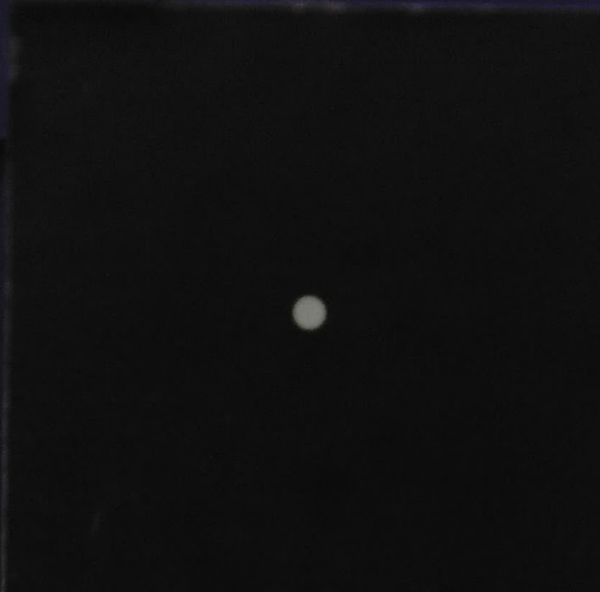
#> input picture pinhole_sample.png, 600 x 592 px
$ jupyter execute pinhole_image_detection.ipynb
#> lines starting #> are read from the running program, lines starting #| are printed output that depends on the picture; after the words box and inside, x2 and y2 are one past the last pixel; in counts of white or black regions, pixels touching at a corner belong together; long printed decimals are rounded
[cell 1]
import numpy as np
import matplotlib.pyplot as plt
from scipy import ndimage
from scipy.optimize import curve_fit
from PIL import Image
import os

img_path = os.path.join(os.getcwd(), "pinhole_sample.png")
img = np.array(Image.open(img_path).convert("L"), dtype=np.float64)

# Find the centroid of the bright spot
cy, cx = np.unravel_index(np.argmax(img), img.shape)
#> cy = 310; cx = 315

# Crop region around the spot
half = 64
r0, r1 = int(cy) - half, int(cy) + half
#> r0 = 246; r1 = 374
c0, c1 = int(cx) - half, int(cx) + half
#> c0 = 251; c1 = 379
crop = img[r0:r1, c0:c1]
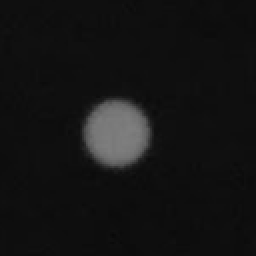
#> crop: shape (128, 128) float64 (shown 2 times larger); min 8, max 127, mean 19.9

# Subtract background & clip negatives
bg = np.percentile(crop, 5) # takes lowest 5% pixels as bg
#> bg = 13
crop = np.clip(crop - bg, 0, None) # subtract bg value from every pixel, anything negative is clipped to 0

# Normalise so the PSF sums to 1
# psf is a 2d array of floats
psf = crop / crop.sum()     # actual psf from picture
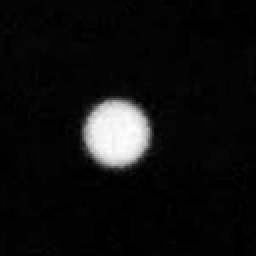
#> psf: shape (128, 128) float64 (shown 2 times larger); min 0, max 0.001, mean 6.1e-05; drawn with min black and max white

# Construct a perfect, aberration free psf
# xy is a coordinate grid
def gaussian_2d(xy, amp, x0, y0, sigma_x, sigma_y, offset):
    x, y = xy
    return (offset + amp * np.exp(
        -((x - x0)**2 / (2 * sigma_x**2) +  # how far each pixel is from center in x
          (y - y0)**2 / (2 * sigma_y**2))   # how far each pixel is from center in y
    )).ravel()
# .ravel() flattens 2D to 1D

def fit_gaussian_psf(psf, match_peak=None):
    """Returns popt = [amp, x0, y0, sigma_x, sigma_y, offset]"""
    y_idx, x_idx = np.indices(psf.shape)
    psf_norm = psf / psf.sum()

    cy0, cx0 = ndimage.center_of_mass(psf)  # center
    sx0 = np.sqrt(np.sum(psf_norm * (x_idx - cx0)**2))  # wide - x
    sy0 = np.sqrt(np.sum(psf_norm * (y_idx - cy0)**2))  # wide - y

    # safeguard
    sx0 = max(sx0, 0.5)
    sy0 = max(sy0, 0.5)

    p0 = [psf.max(), cx0, cy0, sx0, sy0, 0.0]
    bounds = (
        [0,   0,   0,   0.3, 0.3, -0.01],
        [np.inf, psf.shape[1], psf.shape[0], psf.shape[1], psf.shape[0], 0.01]
    )

    try:    # scipy
        popt, pcov = curve_fit(
            gaussian_2d, (y_idx, x_idx), psf.ravel(),
            p0=p0, bounds=bounds, maxfev=50_000
        )
        perr = np.sqrt(np.diag(pcov))
    except RuntimeError as e:
        print(f"Gaussian fit failed: {e}")
        print("Falling back to moment-based estimates.")
        popt, perr = np.array(p0), np.full(6, np.nan)

    # Build the fitted Gaussian image
    psf_gauss = gaussian_2d((y_idx, x_idx), *popt).reshape(psf.shape)
    psf_gauss = np.clip(psf_gauss, 0, None)
    psf_gauss /= psf_gauss.sum()            # normalise first

    if match_peak is not None:
        psf_gauss = psf_gauss * (match_peak / psf_gauss.max())  # rescale peak

    return psf_gauss, popt, perr

def plot_psf():
    psf_gauss, popt, perr = fit_gaussian_psf(psf, match_peak=psf.max())
#> in fit_gaussian_psf, `cy0, cx0 = ndimage.center_of_mass(psf)`: cy0 = 64.31; cx0 = 58.89
#> in fit_gaussian_psf, `sx0 = np.sqrt(np.sum(psf_norm * (x_idx - cx0)**2))`: sx0 = 18.62
#> in fit_gaussian_psf, `sy0 = np.sqrt(np.sum(psf_norm * (y_idx - cy0)**2))`: sy0 = 17.75
#> in fit_gaussian_psf, `p0 = [psf.max(), cx0, cy0, sx0, sy0, 0.0]`: p0 = [0.001, 58.89, 64.31, 18.62, 17.75, 0]
#> in fit_gaussian_psf, `popt, pcov = curve_fit( gaussian_2d, (y_idx, x_idx), psf.ravel(), p0=p..`: popt = [0.00132, 66.3, 58.06, 10.54, 10.36, 5.81e-06]; pcov = [[1.89e-11, 7.05e-15, 6.26e-15, -7.55e-08, -7.42e-08, -1.75e-19], [7.05e-15, 0.00121, -3.38e-14, -5.8e-11, -2.48e-12, 1.35e-16], [6.26e-15, -3.38e-14, 0.00116, 4.92e-12, -4.4e-11, -3.32e-16], [-7.55e-08, -5.8e-11, 4.92e-12, 0.00127, 5.96e-05, -3.8e-09], [-7.42e-08, -2.48e-12, -4.4e-11, 5.96e-05, 0.00122, -3.73e-09], [-1.75e-19, 1.35e-16, -3.32e-16, -3.8e-09, -3.73e-09, 2.38e-13]]
#> in fit_gaussian_psf, `perr = np.sqrt(np.diag(pcov))`: perr = [4.35e-06, 0.0347, 0.0341, 0.0356, 0.035, 4.87e-07]
#> in fit_gaussian_psf, `psf_gauss = gaussian_2d((y_idx, x_idx), *popt).reshape(psf.shape)`:
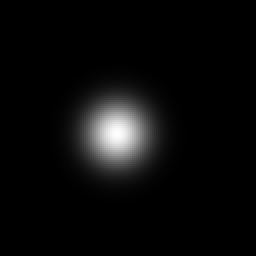
#> psf_gauss: shape (128, 128) float64 (shown 2 times larger); min 5.81e-06, max 0.00132, mean 6.1e-05; drawn with min black and max white
    print(f"σ_x = {popt[3]:.2f} ± {perr[3]:.2f} px")
    print(f"σ_y = {popt[4]:.2f} ± {perr[4]:.2f} px")
    print(f"FWHM_x = {2.355*popt[3]:.2f} px,  FWHM_y = {2.355*popt[4]:.2f} px")

    np.save("psf_empirical.npy", psf)
    np.save("psf_gaussian.npy",  psf_gauss)

    fig, axes = plt.subplots(1, 3, figsize=(14, 4))
    axes[0].imshow(img,       cmap="gray");      axes[0].set_title("Raw image")
    axes[1].imshow(psf,       cmap="hot");       axes[1].set_title("Empirical PSF")
    axes[2].imshow(psf_gauss, cmap="hot");       axes[2].set_title("Gaussian fit PSF")
    for ax in axes:
        ax.axis("off")
    plt.tight_layout()
    plt.savefig("psf_comparison.png", dpi=150)
    plt.show()

plot_psf()
#> in plot_psf, `psf_gauss, popt, perr = fit_gaussian_psf(psf, match_peak=psf.max())`: popt = [0.00132, 66.3, 58.06, 10.54, 10.36, 5.81e-06]
#| σ_x = 10.54 ± 0.04 px
#| σ_y = 10.36 ± 0.03 px
#| FWHM_x = 24.82 px,  FWHM_y = 24.39 px

[cell 2]
import numpy as np
from scipy import ndimage
import matplotlib.pyplot as plt

# Function to create a top-hat PSF
def make_tophat_psf(shape, cx, cy, radius, match_peak=None):
    y_idx, x_idx = np.indices(shape)
    dist = np.sqrt((x_idx - cx)**2 + (y_idx - cy)**2)
    tophat = (dist <= radius).astype(np.float64)
    tophat /= tophat.sum()

    if match_peak is not None:
        tophat = tophat * (match_peak / tophat.max())  # Rescale peak

    return tophat

# Function to calculate the center and radius of the PSF
def calculate_psf_properties(psf):
    threshold = psf.max() * 0.1  # Only use pixels > 10% of peak
    masked_psf = np.where(psf > threshold, psf, 0)
    cy0, cx0 = ndimage.center_of_mass(masked_psf)
    cy_i = int(round(cy0))
    cx_i = int(round(cx0))

    # Estimate radius from pixels above 50% of peak
    above_half = psf > (psf.max() * 0.5)
    radius_px = np.sqrt(above_half.sum() / np.pi)
    print(f"Estimated radius from HM: {radius_px:.2f} px")

    return cx0, cy0, cx_i, cy_i, radius_px

# Function to calculate residuals
def calculate_residuals(psf, psf_tophat, psf_gauss):
    residuals = {
        "empirical_tophat": psf - psf_tophat,
        "gaussian_tophat": psf_gauss - psf_tophat,
        "tophat_gaussian": psf_tophat - psf_gauss,
        "empirical_gaussian": psf - psf_gauss,
        "tophat_empirical": psf_tophat - psf,
    }
    return residuals

# Function to evaluate Criteria 1
def evaluate_criteria_1(psf_tophat, psf):
    res_th_emp_2d = psf_tophat - psf
    tophat_mask = psf_tophat > 0

    psf_tophat_masked = psf_tophat * tophat_mask
    res_masked = np.abs(res_th_emp_2d) * tophat_mask

    th_area = np.trapezoid(np.trapezoid(psf_tophat_masked, axis=1), axis=0)
    cri1_res_area = np.trapezoid(np.trapezoid(res_masked, axis=1), axis=0)
    cri1_error = cri1_res_area / th_area

    print("Top Hat PSF Area:    ", th_area)
    print("Residual Area:       ", cri1_res_area)
    print("Criteria 1 Error:    ", f"{cri1_error * 100:.2f}%")
    print("Passes (within 10%):", cri1_error < 0.10)

# Function to plot results
def plot_results(psf, psf_gauss, psf_tophat, residuals, cx_i, cy_i, radius_px):
    fig = plt.figure(figsize=(20, 12))
    fig.suptitle("Criteria 2a - Volume under the curve of ADU vs. x and y", fontsize=14, fontweight="bold")
    gs = fig.add_gridspec(2, 4, hspace=0.4, wspace=0.35)

    # Plot PSF images
    titles = ["Empirical", "Gaussian fit", "Top-hat (ideal)", "Top-hat - Emp (residual)"]
    images = [psf, psf_gauss, psf_tophat, residuals["tophat_empirical"]]
    cmaps = ["hot", "hot", "hot", "bwr"]

    for i, (title, data, cmap) in enumerate(zip(titles, images, cmaps)):
        ax = fig.add_subplot(gs[0, i])
        vmax = np.abs(data).max()
        vmin = -vmax if cmap == "bwr" else 0
        im = ax.imshow(data, cmap=cmap, origin="lower", vmin=vmin, vmax=vmax)
        ax.set_title(title, fontsize=11)
        ax.set_xlabel("x (px)")
        ax.set_ylabel("y (px)")
        plt.colorbar(im, ax=ax, fraction=0.046, pad=0.04)

    # Plot horizontal and vertical profiles
    x_ax = np.arange(psf.shape[1]) - cx_i
    y_ax = np.arange(psf.shape[0]) - cy_i

    ax_h = fig.add_subplot(gs[1, 0])  # Horizontal profile
    ax_v = fig.add_subplot(gs[1, 1])  # Vertical profile
    ax_r = fig.add_subplot(gs[1, 2:4])  # Residuals

    for ax, prof_ax, label in [(ax_h, x_ax, "Horizontal"), (ax_v, y_ax, "Vertical")]:
        emp = psf[cy_i, :] if label == "Horizontal" else psf[:, cx_i]
        gau = psf_gauss[cy_i, :] if label == "Horizontal" else psf_gauss[:, cx_i]
        th = psf_tophat[cy_i, :] if label == "Horizontal" else psf_tophat[:, cx_i]

        ax.plot(prof_ax, emp, color="steelblue", lw=2, label="Empirical")
        ax.plot(prof_ax, gau, color="tomato", lw=2, ls="--", label="Gaussian")
        ax.step(prof_ax, th, color="green", lw=2, where="mid", label="Top-hat")
        ax.set_title(f"{label} Profile")
        ax.set_xlabel("offset (px)")
        ax.set_ylabel("Normalized intensity")
        ax.legend()
        ax.grid(alpha=0.3)
        ax.set_xlim(-40, 40)

    # Plot residuals
    ax_r.plot(x_ax, residuals["tophat_empirical"][cy_i, :], color="tomato", lw=2, ls="--", label="Top hat - Emp")
    ax_r.axhline(0, color="black", lw=0.8, ls=":")
    ax_r.set_title("Residuals")
    ax_r.set_xlabel("offset (px)")
    ax_r.set_ylabel("difference")
    ax_r.axvline(x=-radius_px, color="green", lw=1.5, ls="--", label="Top-hat boundary")
    ax_r.axvline(x=+radius_px, color="green", lw=1.5, ls="--")
    ax_r.legend()
    ax_r.grid(alpha=0.3)
    ax_r.set_xlim(-40, 40)

    plt.savefig("psf_tophat_analysis.png", dpi=150, bbox_inches="tight")
    plt.show()

# Main execution
cx0, cy0, cx_i, cy_i, radius_px = calculate_psf_properties(psf)
#> in calculate_psf_properties, `threshold = psf.max() * 0.1`: threshold = 0.0001
#> in calculate_psf_properties, `cy0, cx0 = ndimage.center_of_mass(masked_psf)`: cy0 = 66.3; cx0 = 58.01
#> in calculate_psf_properties, `cy_i = int(round(cy0))`: cy_i = 66
#> in calculate_psf_properties, `cx_i = int(round(cx0))`: cx_i = 58
#> in calculate_psf_properties, `above_half = psf > (psf.max() * 0.5)`:
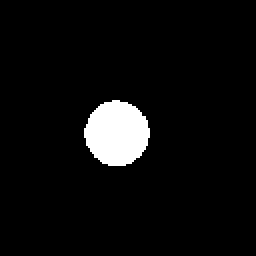
#> above_half: shape (128, 128) bool (shown 2 times larger); 5.1% white; 1 white region, box (x1, y1, x2, y2) and area: (42, 50, 75, 83) 830
#> in calculate_psf_properties, `radius_px = np.sqrt(above_half.sum() / np.pi)`: radius_px = 16.25
#| Estimated radius from HM: 16.25 px
#> cx0 = 58.01; cy0 = 66.3; cx_i = 58; cy_i = 66; radius_px = 16.25
psf_tophat = make_tophat_psf(psf.shape, cx0, cy0, radius_px, match_peak=psf.max())
#> in make_tophat_psf, `dist = np.sqrt((x_idx - cx)**2 + (y_idx - cy)**2)`:
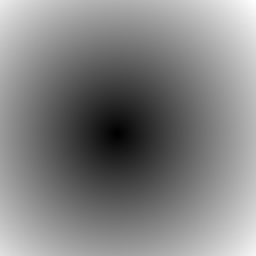
#> dist: shape (128, 128) float64 (shown 2 times larger); min 0.302, max 95.68, mean 49.2; drawn with min black and max white
#> in make_tophat_psf, `tophat = (dist <= radius).astype(np.float64)`: tophat: shape (128, 128) float64; values 0 (black) and 1 (white), 5.1% white; 1 white region, box (x1, y1, x2, y2) and area: (42, 51, 75, 83) 830
#> in make_tophat_psf, `tophat /= tophat.sum()`:
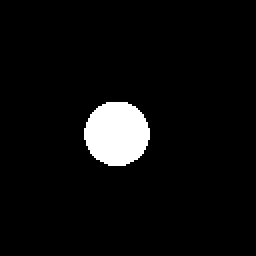
#> tophat: shape (128, 128) float64 (shown 2 times larger); values 0 (black) and 0.0012 (white), 5.1% white; 1 white region, box (x1, y1, x2, y2) and area: (42, 51, 75, 83) 830
psf_gauss, popt, perr = fit_gaussian_psf(psf, match_peak=psf.max())
#> popt = [0.00132, 66.3, 58.06, 10.54, 10.36, 5.81e-06]
residuals = calculate_residuals(psf, psf_tophat, psf_gauss)
#> residuals = 5 items

evaluate_criteria_1(psf_tophat, psf)
#> in evaluate_criteria_1, `res_th_emp_2d = psf_tophat - psf`:
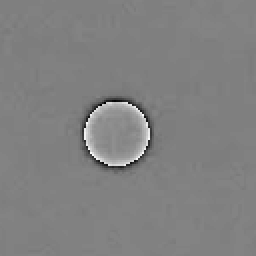
#> res_th_emp_2d: shape (128, 128) float64 (shown 2 times larger); min -0.000588, max 0.000552, mean -1.04e-05; drawn with min black and max white
#> in evaluate_criteria_1, `res_masked = np.abs(res_th_emp_2d) * tophat_mask`:
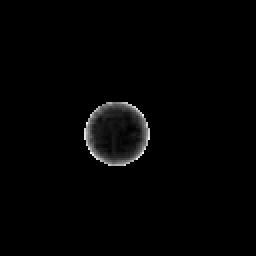
#> res_masked: shape (128, 128) float64 (shown 2 times larger); min 0, max 0.000552, mean 6.89e-06; drawn with min black and max white
#> in evaluate_criteria_1, `th_area = np.trapezoid(np.trapezoid(psf_tophat_masked, axis=1), axis=0)`: th_area = 0.83
#> in evaluate_criteria_1, `cri1_res_area = np.trapezoid(np.trapezoid(res_masked, axis=1), axis=0)`: cri1_res_area = 0.113
#> in evaluate_criteria_1, `cri1_error = cri1_res_area / th_area`: cri1_error = 0.136
#| Top Hat PSF Area:     0.8297
#| Residual Area:        0.113
#| Criteria 1 Error:     13.61%
#| Passes (within 10%): False
plot_results(psf, psf_gauss, psf_tophat, residuals, cx_i, cy_i, radius_px)
#> the loop in plot_results, `for i, (title, data, cmap) in enumerate(zip(titles, images, cmaps)):` made 4 passes
#> (title, cmap, vmax, vmin) on passes 1 to 4: ('Empirical', 'hot', 0.001, 0), ('Gaussian fit', 'hot', 0.001, 0), ('Top-hat (ideal)', 'hot', 0.001, 0), ('Top-hat - Emp (residual)', 'bwr', 0.000588, -0.000588)
#> in plot_results, `x_ax = np.arange(psf.shape[1]) - cx_i`: x_ax = 128 values from -58 to 69
#> in plot_results, `y_ax = np.arange(psf.shape[0]) - cy_i`: y_ax = 128 values from -66 to 61
#> the loop in plot_results, `for ax, prof_ax, label in [(ax_h, x_ax, "Horizontal"), (ax_v, y_ax, "V..` made 2 passes
#> label on passes 1 to 2: 'Horizontal', 'Vertical'
#> in plot_results, `plt.savefig("psf_tophat_analysis.png", dpi=150, bbox_inches="tight")`:
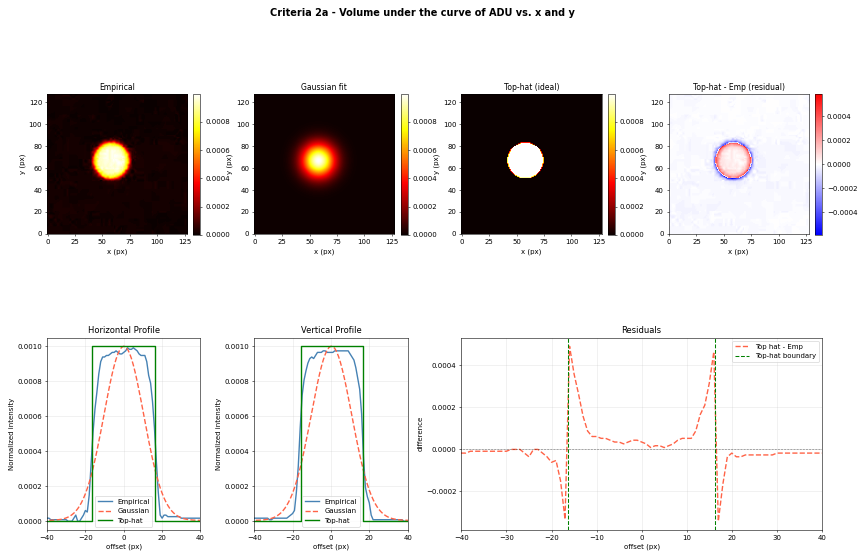
#> figure drawn by matplotlib, 11 panels; panel 9: curve peaks at x = 2, y = 0.000991; panel 9: curve peaks at x = 0, y = 0.001; panel 9: curve peaks at x = -16, y = 0.001; panel 10: curve peaks at x = -4, y = 0.000973

### Criteria 2b: Slope of bounds

[cell 3]
def bounds_slope(res_th_emp, cx_i, radius_px):
    # If res_th_emp is 2D, take a horizontal slice through the center row
    if res_th_emp.ndim == 2:
        cy_i = res_th_emp.shape[0] // 2
        profile = res_th_emp[cy_i, :]
    else:
        profile = res_th_emp

    x_left  = max(0, cx_i - int(round(radius_px)))
    x_right = min(len(profile) - 1, cx_i + int(round(radius_px)))

    grad = np.gradient(profile)

    # Slope at the edges
    slope_left  = grad[x_left]
    slope_right = grad[x_right]

    print(f"Slope at left edge:  {slope_left:.4f}")
    print(f"Slope at right edge: {slope_right:.4f}")

    # ------ Plot ------

    fig, axes = plt.subplots(1, 2, figsize=(14, 5))

    x_ax = np.arange(len(profile)) - cx_i

    # Left plot: residual profile
    axes[0].plot(x_ax, profile, color="tomato", lw=2)
    axes[0].axvline(x=x_left  - cx_i, color="green", lw=1.5, ls="--", label="Top-hat boundary")
    axes[0].axvline(x=x_right - cx_i, color="green", lw=1.5, ls="--")
    axes[0].axhline(0, color="black", lw=0.8, ls=":")
    axes[0].set_title("Residual (Top-hat − Empirical)")
    axes[0].set_xlabel("offset (px)"); axes[0].set_ylabel("difference")
    axes[0].legend(); axes[0].grid(alpha=0.3)

    # Right plot: gradient of residual
    axes[1].plot(x_ax, grad, color="steelblue", lw=2)
    axes[1].scatter([x_left - cx_i, x_right - cx_i],
                    [grad[x_left], grad[x_right]],
                    color="red", zorder=5, label="Edge slopes")
    axes[1].axvline(x=x_left  - cx_i, color="green", lw=1.5, ls="--", label="Top-hat boundary")
    axes[1].axvline(x=x_right - cx_i, color="green", lw=1.5, ls="--")
    axes[1].axhline(0, color="black", lw=0.8, ls=":")
    axes[1].set_title("Gradient of Residual")
    axes[1].set_xlabel("offset (px)"); axes[1].set_ylabel("slope")
    axes[1].legend(); axes[1].grid(alpha=0.3)

    plt.tight_layout()
    plt.savefig("residual_gradient.png", dpi=150, bbox_inches="tight")
    plt.show()


res_th_emp = psf_tophat - psf
bounds_slope(res_th_emp, cx_i, radius_px)
#> in bounds_slope, `profile = res_th_emp[cy_i, :]`: profile = 128 values, max 0.000474 at index 42, min -0.000324 at index 41, mean 7.81e-06
#> in bounds_slope, `x_left  = max(0, cx_i - int(round(radius_px)))`: x_left = 42
#> in bounds_slope, `x_right = min(len(profile) - 1, cx_i + int(round(radius_px)))`: x_right = 74
#> in bounds_slope, `grad = np.gradient(profile)`: grad = 128 values, max 0.000329 at index 42, min -0.000294 at index 74, mean 2.12e-22
#> in bounds_slope, `slope_left  = grad[x_left]`: slope_left = 0.000329
#> in bounds_slope, `slope_right = grad[x_right]`: slope_right = -0.000294
#| Slope at left edge:  0.0003
#| Slope at right edge: -0.0003
#> in bounds_slope, `x_ax = np.arange(len(profile)) - cx_i`: x_ax = 128 values from -58 to 69
#> in bounds_slope, `plt.savefig("residual_gradient.png", dpi=150, bbox_inches="tight")`:
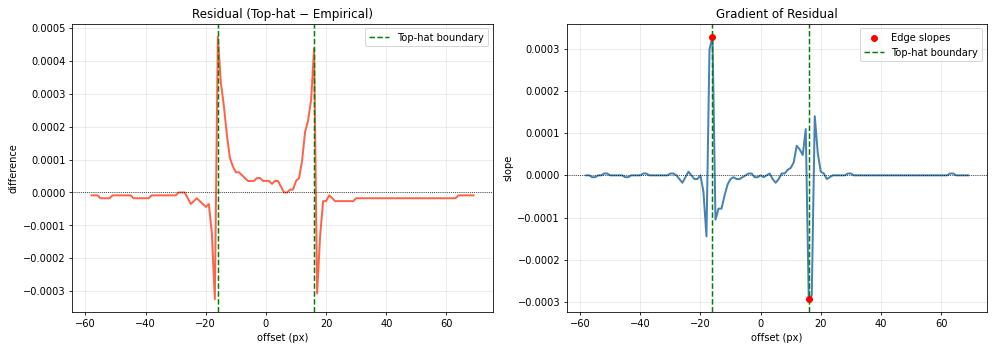
#> figure drawn by matplotlib, 2 panels; panel 1: curve peaks at x = -16, y = 0.000474; panel 2: curve peaks at x = -16, y = 0.000329

### Criteria 2c: Asymmetricness of PSF slope: The area of the subtraction between the absolute value of both sides shall be less than 10%

[cell 4]
def cri_pin_c(res_th_emp, cx_i):
    # If 2D, take horizontal slice through center row
    if res_th_emp.ndim == 2:
        cy_i = res_th_emp.shape[0] // 2
        profile = res_th_emp[cy_i, :]
    else:
        profile = res_th_emp

    # residual profile split at cx_i
    left_half  = profile[:cx_i]
    right_half = profile[cx_i:]

    # compute area
    area_left  = np.trapezoid(np.abs(left_half))
    area_right = np.trapezoid(np.abs(right_half))

    diff = abs(area_left - area_right) / ((area_left + area_right) / 2)
    diff_pct = diff * 100

    print(f'Area of subtraction between the absolute value of both sides is {diff_pct:.2f}%')

    return diff

cri_pin_c(res_th_emp, cx_i)
#> in cri_pin_c, `left_half  = profile[:cx_i]`: left_half = 58 values, max 0.000474 at index 42, min -0.000324 at index 41, mean 1.47e-05
#> in cri_pin_c, `right_half = profile[cx_i:]`: right_half = 70 values, max 0.000438 at index 16, min -0.000307 at index 17, mean 2.13e-06
#> in cri_pin_c, `area_left  = np.trapezoid(np.abs(left_half))`: area_left = 0.00288
#> in cri_pin_c, `area_right = np.trapezoid(np.abs(right_half))`: area_right = 0.00283
#> in cri_pin_c, `diff = abs(area_left - area_right) / ((area_left + area_right) / 2)`: diff = 0.0184
#> in cri_pin_c, `diff_pct = diff * 100`: diff_pct = 1.84
#| Area of subtraction between the absolute value of both sides is 1.84%
#> Out = 0.0184
